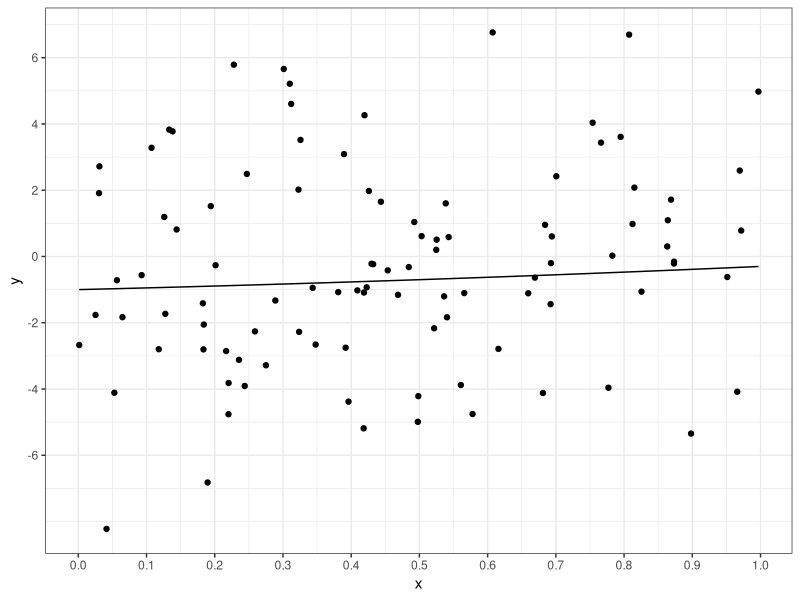
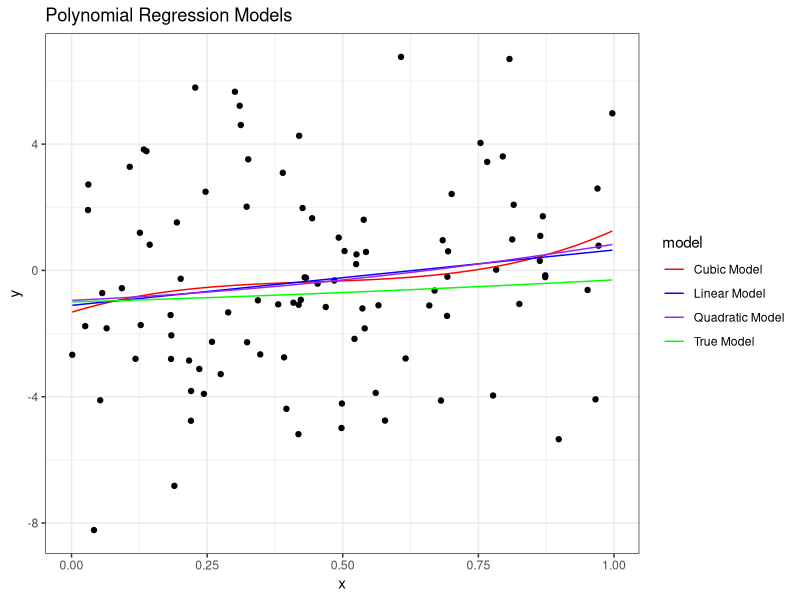
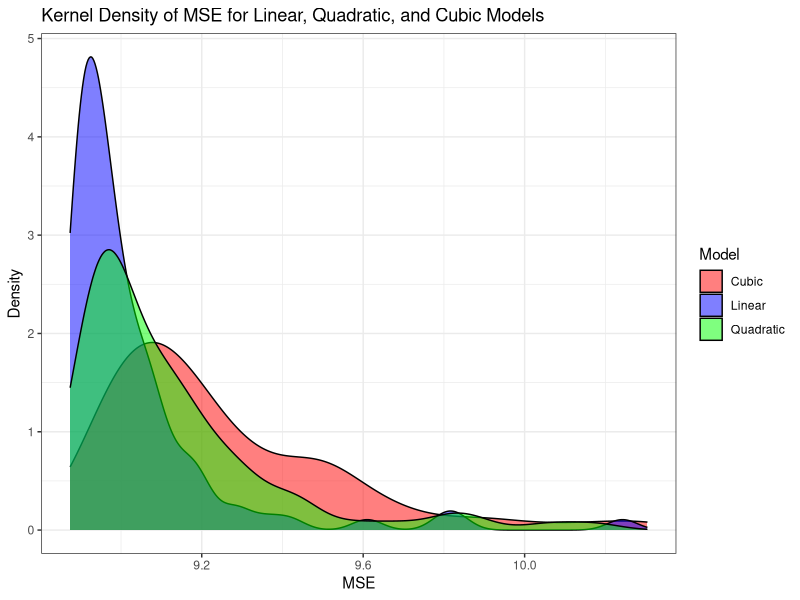
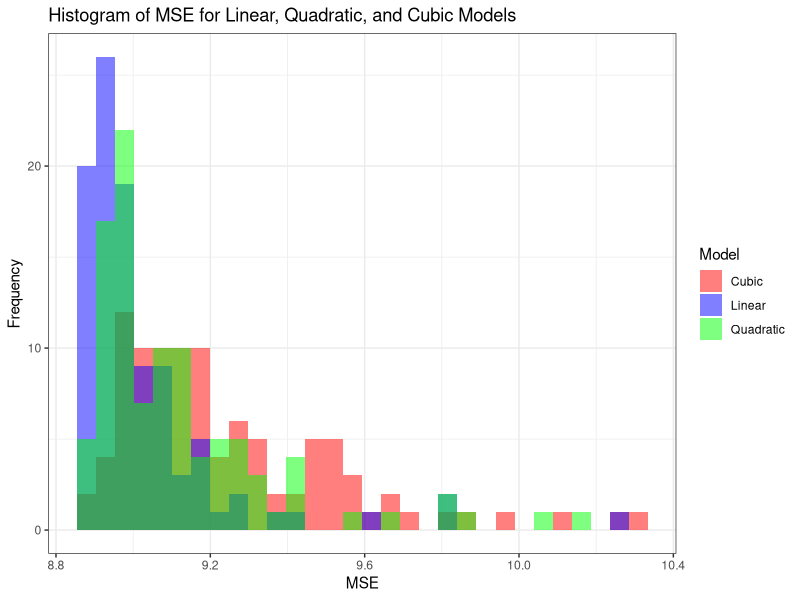

Recreate these plots in R, in order.
## ---- chunk 1
#| include: false
# Set global configurations and settings here
knitr::opts_chunk$set()                 # set global chunk options
ggplot2::theme_set(ggplot2::theme_bw()) # set ggplot2 theme
## ---- chunk 2
#| message: false
#| warning: false
library(tidyverse) # functions for data manipulation
library(tibble)
## ---- chunk 3
sim_x <- function(n) runif(n)         #U[0,1]
f <-function(x) -1 + 0.5*x + 0.2*x^2  #true mean function
sim_y <- function(x, sd) {            #generate Y|X from N{f(x), sd}
  n = length(x)
  f(x) + rnorm(n, mean = 0, sd = sd)
}
## ---- chunk 4
#-- Settings
n = 100       #number of observations
sd = 3        #stdev for error

set.seed(611) # set seed for reproducibility
x = sim_x(n)  # get x values
y = sim_y(x, sd = sd) # get y values
data_train = tibble(x, y) # training data tibble

#----------DELETE ME-------------#
#-- Generate Test Data
ntest = 50000 # Number of test samples
set.seed(611) # set *different* seed
xtest = sim_x(ntest) # generate test X's
ytest = sim_y(xtest, sd=sd) # generate test Y's
data_test = tibble(x=xtest, y=ytest) # test data

## ---- chunk 5
#-- plot points and true regression function
scatter_plot <- ggplot(data_train, aes(x,y)) +
geom_point() +
geom_function(fun = f) +
scale_x_continuous(breaks=seq(0, 1, by=.10)) +
scale_y_continuous(breaks=seq(-6, 10, by=2))

scatter_plot
## ---- chunk 6
linear_model <- lm(y~poly(x,1), data = data_train)
quadratic_model <-lm(y~poly(x,2), data = data_train)
cubic_model <-lm(y~poly(x,3), data=data_train)

x_seq <- seq(min(data_train$x), max(data_train$x), length.out = 100)


# Assuming sim_y without error (sd=0) represents the true quadratic model
y_true <- sim_y(x_seq, sd = 0)  # True quadratic model without noise

y_linear_pred <- predict(linear_model, newdata = data.frame(x = x_seq))
y_quadratic_pred <- predict(quadratic_model, newdata = data.frame(x = x_seq))
y_cubic_pred <- predict(cubic_model, newdata = data.frame(x = x_seq))
## ---- chunk 7
# Create a sequence of x values for plotting the fitted lines
x_seq <- seq(min(data_train$x), max(data_train$x), length.out = 100)

# Combine the predicted values into one data frame for plotting
fit_data <- tibble(
  x = rep(x_seq, 4),
  y = c(y_linear_pred, y_quadratic_pred, y_cubic_pred, y_true),
  model = factor(rep(c("Linear Model", "Quadratic Model", "Cubic Model", "True Model"), each = 100))
)

# Create the ggplot
ggplot(data_train, aes(x = x, y = y)) +
  geom_point() +  # Scatter plot of the data
  geom_line(data = fit_data, aes(x = x, y = y, color = model)) +  # Fitted lines
  labs(title = "Polynomial Regression Models", x = "x", y = "y") +
  scale_color_manual(values = c("red", "blue", "purple", "green"))
## ---- chunk 8
sim_x <- function(n) runif(n)         #U[0,1]
f <-function(x) -1 + 0.5*x + 0.2*x^2  #true mean function
sim_y <- function(x, sd) {            #generate Y|X from N{f(x), sd}
  n = length(x)
  f(x) + rnorm(n, mean = 0, sd = sd)
}

#-- Generate Test Data
ntest = 10000 # Number of test samples
set.seed(612) # set *different* seed
xtest = sim_x(ntest) # generate test X's
ytest = sim_y(xtest, sd=sd) # generate test Y's
data_test = tibble(x=xtest, y=ytest) # test data


linear_yhat = predict(linear_model, data_test)
quadratic_yhat = predict(quadratic_model, data_test)
cubic_yhat = predict(cubic_model, data_test)

#: calculate test MSE
linear_mse_test = mean( (data_test$y - linear_yhat)^2 )
quadratic_mse_test = mean((data_test$y - quadratic_yhat) ^2 )
cubic_mse_test = mean((data_test$y - cubic_yhat) ^ 2)

linear_mse_test
quadratic_mse_test
cubic_mse_test

## ---- chunk 9
#--function to calculate MSE
calc_mse <- function(model, data_test){
  y_pred <- predict(model, newdata = data_test)
  mean((data_test$y - y_pred)^2)
}

#--set up num of simulations
n_simulations = 100

#--set the simulation seed
set.seed(613)

#--Create vector to store MSE values for each model
mse_linear <- numeric(n_simulations)
mse_quadratic <- numeric(n_simulations)
mse_cubic <- numeric(n_simulations)

#-- start the simulation
for (i in 1:n_simulations){
  #generate new training data each time
  x_train = sim_x(100)
  y_train = sim_y(x_train, sd = 3)
  data_train = tibble(x = x_train, y = y_train)
  
  #fit the models
  linear_model <- lm(y~ poly(x, 1), data = data_train)
  quadratic_model <- lm(y~poly(x,2), data = data_train)
  cubic_model <- lm(y~poly(x,3), data = data_train)
  
  #calculate the MSE for each model using the test data
  mse_linear[i] <-calc_mse(linear_model, data_test)
  mse_quadratic[i] <-calc_mse(quadratic_model, data_test)
  mse_cubic[i] <- calc_mse(cubic_model, data_test)
}
## ---- chunk 10
#--plot the MSE distributions
mse_data <- tibble(
  MSE = c(mse_linear, mse_quadratic, mse_cubic),
  Model = rep(c("Linear", "Quadratic", "Cubic"), each = n_simulations)
)

# Kernel Density Plot
ggplot(mse_data, aes(x = MSE, fill = Model)) +
  geom_density(alpha = 0.5) +
  labs(title = "Kernel Density of MSE for Linear, Quadratic, and Cubic Models",
       x = "MSE", y = "Density") +
  scale_fill_manual(values = c("red", "blue", "green"))
## ---- chunk 11
#--histogram plot
ggplot(mse_data, aes(x = MSE, fill = Model)) +
  geom_histogram(bins = 30, position = "identity", alpha = 0.5) +
  labs(title = "Histogram of MSE for Linear, Quadratic, and Cubic Models",
       x = "MSE", y = "Frequency") +
  scale_fill_manual(values = c("red", "blue", "green"))
## ---- chunk 12
# Combine the MSEs for all simulations into a data frame
mse_results <- tibble(
  Simulation = 1:n_simulations,
  Linear = mse_linear,
  Quadratic = mse_quadratic,
  Cubic = mse_cubic
)

# Find the model with the lowest MSE for each simulation
mse_results <- mse_results %>%
  rowwise() %>%
  mutate(Best_Model = case_when(
    Linear == min(c(Linear, Quadratic, Cubic)) ~ "Linear",
    Quadratic == min(c(Linear, Quadratic, Cubic)) ~ "Quadratic",
    Cubic == min(c(Linear, Quadratic, Cubic)) ~ "Cubic"
  )) %>%
  ungroup()

# Count how many times each model was the best
best_model_count <- mse_results %>%
  count(Best_Model)

# Print the count of the best models
print(best_model_count)
## ---- chunk 13
simulation_f <- function(n, sigma, data_test){
  set.seed(613)
  
  # Function to calculate MSE
  calc_mse <- function(model, data_test) {
    y_pred <- predict(model, newdata = data_test)
    mean((data_test$y - y_pred)^2)
  }
  
  # Initialize vectors to store MSE results for each simulation
  #n_simulations <- 100
  mse_linear <- numeric(n)
  mse_quadratic <- numeric(n)
  mse_cubic <- numeric(n)
  
  
  # Run the simulation for each iteration
  for (i in 1:n) {
    # Generate new training data
    x_train <- sim_x(n)
    y_train <- sim_y(x_train, sd = sigma)
    data_train <- tibble(x = x_train, y = y_train)
    
    # Fit models: linear, quadratic, cubic
    linear_model <- lm(y ~ poly(x, 1), data = data_train)
    quadratic_model <- lm(y ~ poly(x, 2), data = data_train)
    cubic_model <- lm(y ~ poly(x, 3), data = data_train)
    
    # Calculate MSE for each model
    mse_linear[i] <- calc_mse(linear_model, data_test)
    mse_quadratic[i] <- calc_mse(quadratic_model, data_test)
    mse_cubic[i] <- calc_mse(cubic_model, data_test)
  }
  
  #--part g, but I'm adding it here anyways
  # Combine results into a data frame
  mse_results <- tibble(
    Simulation = 1:n,
    Linear = mse_linear,
    Quadratic = mse_quadratic,
    Cubic = mse_cubic
  )
  
   # Determine the best model for each simulation and store the best MSE
  mse_results <- mse_results %>%
    rowwise() %>%
    mutate(
      Best_Model = case_when(
        Linear == min(c(Linear, Quadratic, Cubic)) ~ "Linear",
        Quadratic == min(c(Linear, Quadratic, Cubic)) ~ "Quadratic",
        Cubic == min(c(Linear, Quadratic, Cubic)) ~ "Cubic"
      ),
      Best_MSE = min(c(Linear, Quadratic, Cubic))
    ) %>%
    ungroup()
  
   # Count how many times each model was the best
  best_model_count <- mse_results %>%
    count(Best_Model)
  
  # Return a list with detailed results
  return(list(
    mse_results = mse_results,
    best_model_count = best_model_count
  ))
}
## ---- chunk 14
#-- Generate Test Data
ntest = 10000 # Number of test samples
sigma = 100
set.seed(612) # set *different* seed
xtest = sim_x(ntest) # generate test X's
ytest = sim_y(xtest, sd=sigma) # generate test Y's
data_test = tibble(x=xtest, y=ytest) # test data

simulation_result <- simulation_f(n = 100, sigma, data_test)

simulation_result$best_model_count
## ---- chunk 15
#-- Generate Test Data
ntest = 10000 # Number of test samples
sigma = 100
set.seed(612) # set *different* seed
xtest = sim_x(ntest) # generate test X's
ytest = sim_y(xtest, sd=sigma) # generate test Y's
data_test = tibble(x=xtest, y=ytest) # test data

simulation_result <- simulation_f(n = 100, sigma, data_test)

simulation_result$best_model_count
## ---- chunk 16
#-- Generate Test Data
ntest = 10000 # Number of test samples
sigma = 4
set.seed(612) # set *different* seed
xtest = sim_x(ntest) # generate test X's
ytest = sim_y(xtest, sd=sigma) # generate test Y's
data_test = tibble(x=xtest, y=ytest) # test data

simulation_result <- simulation_f(n= 300 , sigma, data_test)

simulation_result$best_model_count
## ---- chunk 17
ntest = 10000 # Number of test samples
sigma = 8
set.seed(612) # set *different* seed
xtest = sim_x(ntest) # generate test X's
ytest = sim_y(xtest, sd=sigma) # generate test Y's
data_test = tibble(x=xtest, y=ytest) # test data

simulation_result <- simulation_f(n= 300 , sigma, data_test)

simulation_result$best_model_count
